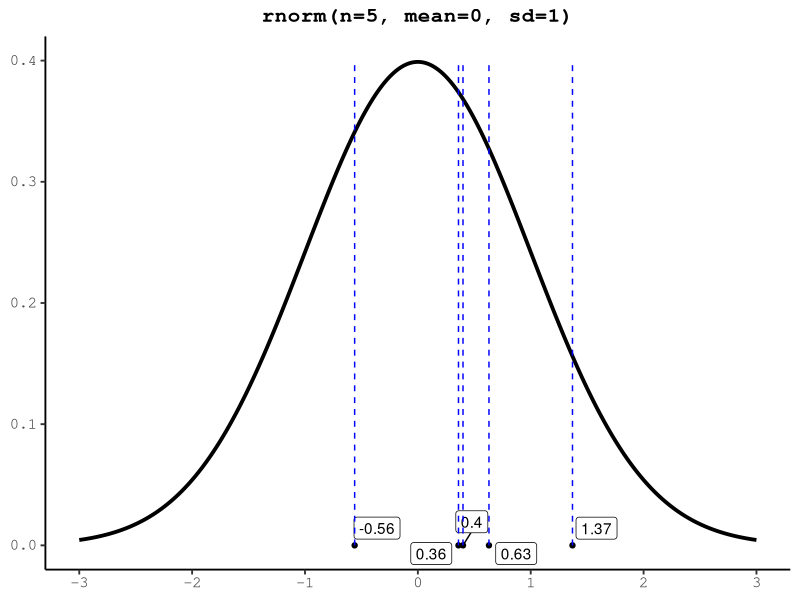
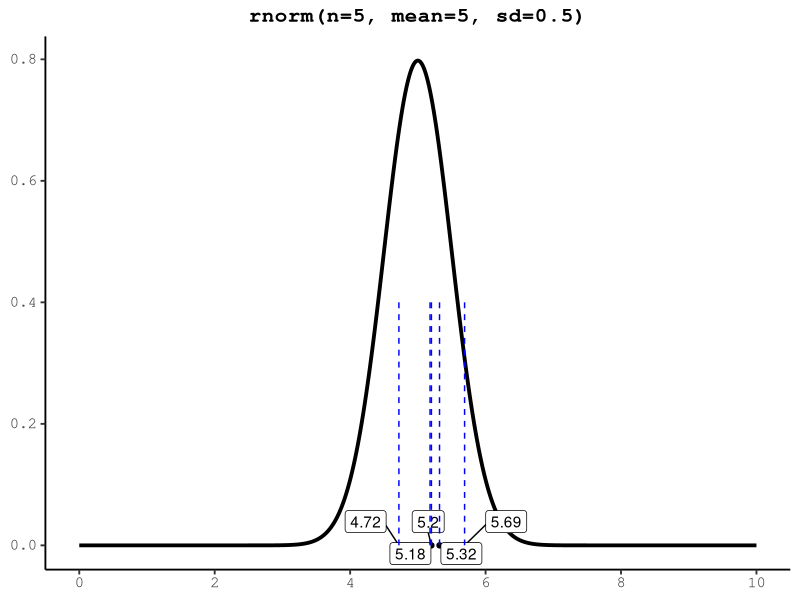
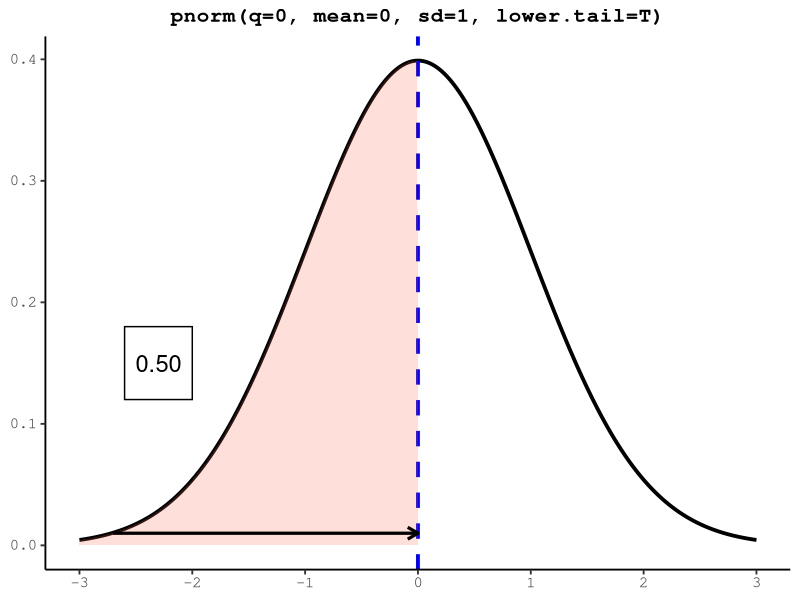
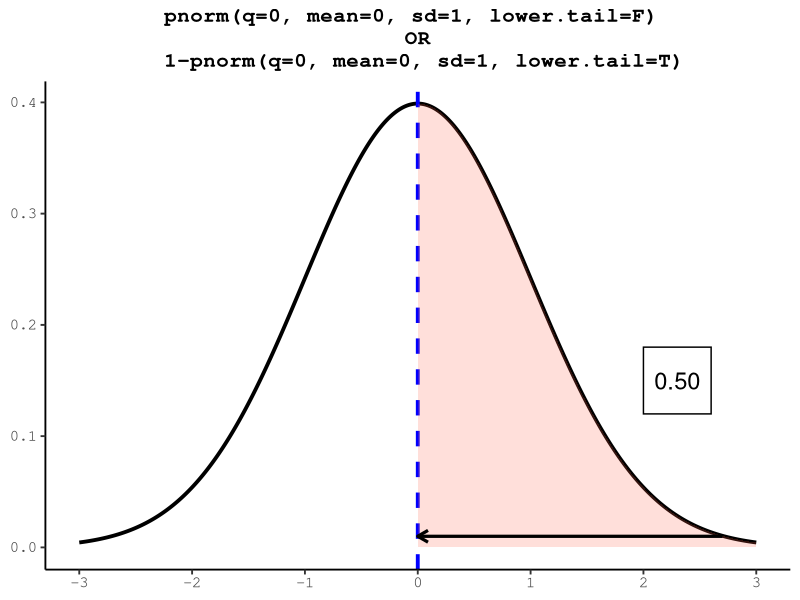
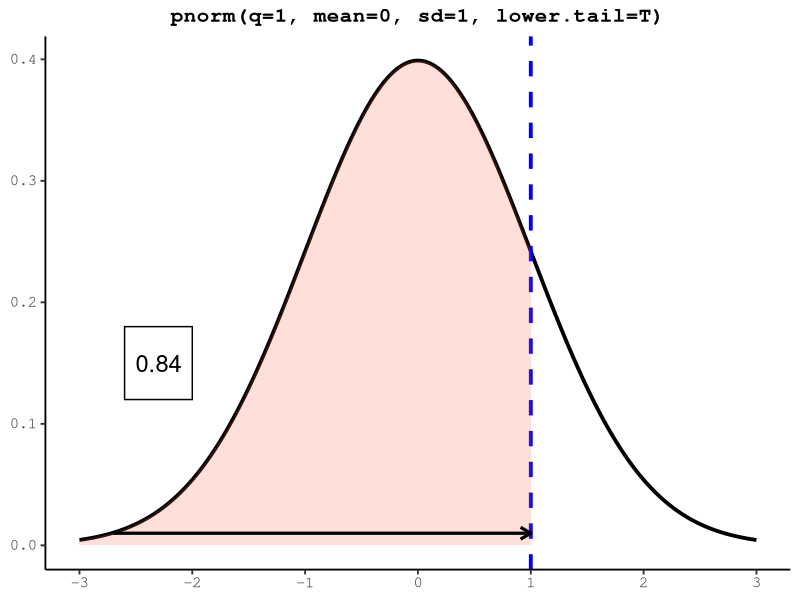
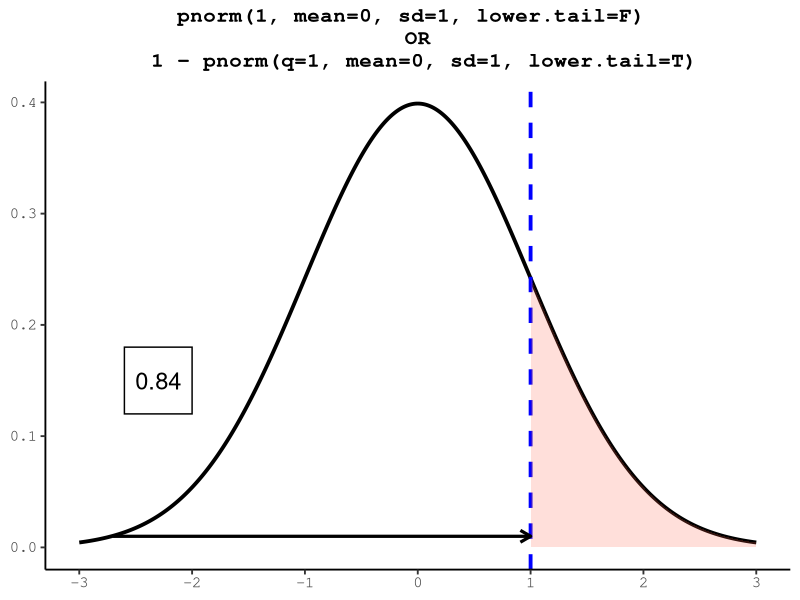
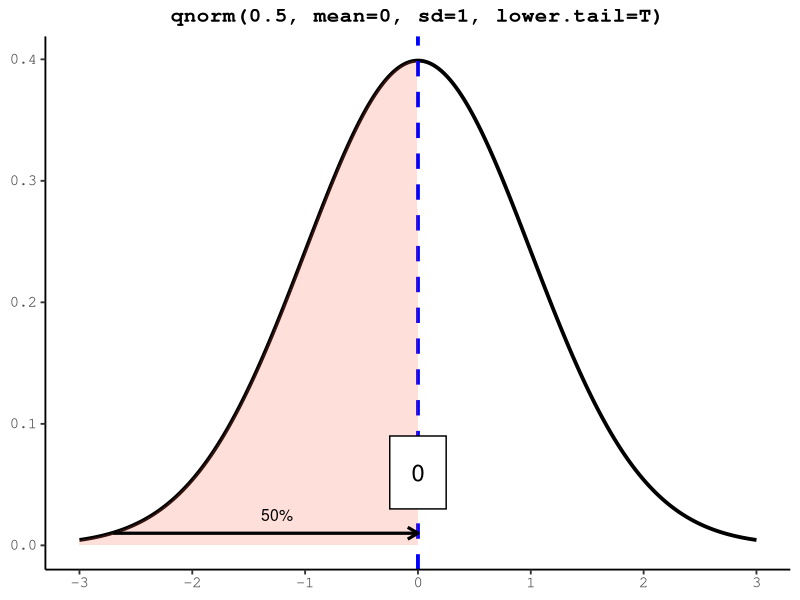
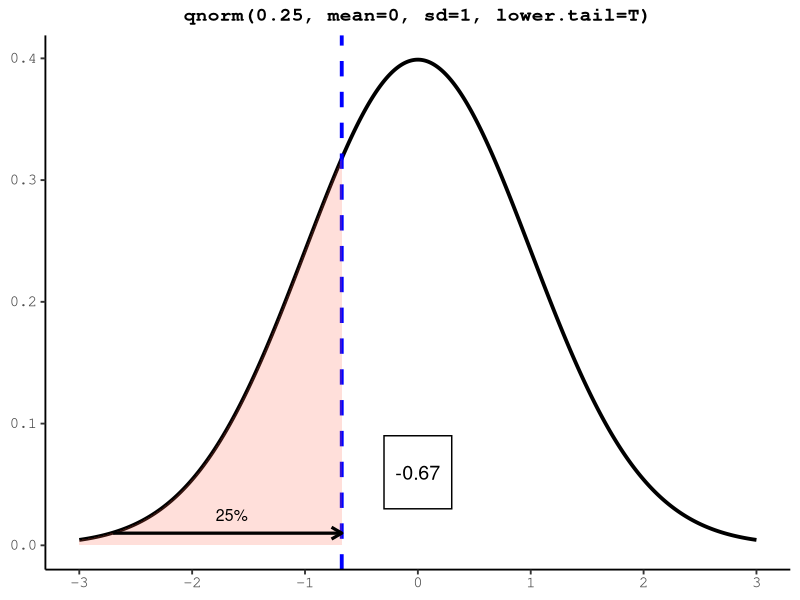

Source code (R) for these figures, in order:
## ---- chunk 1
knitr::opts_chunk$set(echo = TRUE)
library(ggplot2)
library(ggrepel)
library(ggfortify)
library(ggthemes)
library(gridExtra)
## ---- chunk 2
# Prep the distribution data
x <- seq(-3, 3, 0.005)
y <- dnorm(x)
normal <- as.data.frame(cbind(x,y))
## ---- chunk 3
set.seed(42) # ignore this command for now!

# below, the mean and sd values may not be specified since they are the default values
sample <- rnorm(n=5, mean=0, sd=1) 
sample <- round(sample, 2)
## ---- chunk 4
# rnorm plot
# rnorm(5)

r1 <- ggplot() +
     geom_line(mapping = aes(x, y), data = normal, size = 1.3) +
     geom_point(aes(x=sample, y=0))+ 
     geom_label_repel(aes(x=sample, y=0,label=sample))+
     scale_x_continuous(n.breaks = 7) +
     labs(title = "rnorm(n=5, mean=0, sd=1)", x = NULL, y = NULL) +
     annotate(geom = "segment", y = 0, yend = 0.4, x = sample[1], xend = sample[1],
              color = "blue", linetype = 2) +
     annotate(geom = "segment", y = 0, yend = 0.4, x = sample[2], xend = sample[2],
              color = "blue", linetype = 2) +
     annotate(geom = "segment", y = 0, yend = 0.4, x = sample[3], xend = sample[3],
              color = "blue", linetype = 2) +
     annotate(geom = "segment", y = 0, yend = 0.4, x = sample[4], xend = sample[4],
              color = "blue", linetype = 2) +
     annotate(geom = "segment", y = 0, yend = 0.4, x = sample[5], xend = sample[5],
              color = "blue", linetype = 2) +
     theme_classic(base_size = 14, base_family = "Courier") +
     theme(plot.title = element_text(size = 15, face = "bold", hjust = 0.5))
r1
## ---- chunk 5
set.seed(42)
sample2 <- rnorm(5, mean=5, sd=0.5)
sample2 <- round(sample2, 2)

## ---- chunk 6
# rnorm plot
# rnorm(5)
x.5 <- seq(0, 10, 0.005)
y.5 <- dnorm(x.5, mean=5, sd=0.5)
normal.5 <- as.data.frame(cbind(x.5, y.5))
  
r2 <- ggplot() +
     geom_line(mapping = aes(x.5, y.5), data = normal.5, size = 1.3) +
     geom_point(aes(x=sample2, y=0))+ 
     geom_label_repel(aes(x=sample2, y=0,label=sample2))+
     scale_x_continuous(n.breaks = 7) +
     labs(title = "rnorm(n=5, mean=5, sd=0.5)", x = NULL, y = NULL) +
     annotate(geom = "segment", y = 0, yend = 0.4, x = sample2[1], xend = sample2[1],
              color = "blue", linetype = 2) +
     annotate(geom = "segment", y = 0, yend = 0.4, x = sample2[2], xend = sample2[2],
              color = "blue", linetype = 2) +
     annotate(geom = "segment", y = 0, yend = 0.4, x = sample2[3], xend = sample2[3],
              color = "blue", linetype = 2) +
     annotate(geom = "segment", y = 0, yend = 0.4, x = sample2[4], xend = sample2[4],
              color = "blue", linetype = 2) +
     annotate(geom = "segment", y = 0, yend = 0.4, x = sample2[5], xend = sample2[5],
              color = "blue", linetype = 2) +
     theme_classic(base_size = 14, base_family = "Courier") +
     theme(plot.title = element_text(size = 15, face = "bold", hjust = 0.5))
r2
## ---- chunk 7
# below, the mean and sd numerical values, and the lower.tail logical value may not be specified since they are the default values
pnorm(q=0, mean=0, sd=1, lower.tail=T)
## ---- chunk 8
# pnorm plot 1
# pnorm(0)
x2 <- c(x[1:600], rep(0,601))
y2 <- c(y[1:600], rep(0,601))

p1 <- ggplot(mapping = aes(x, y), data = normal) +
     geom_line(size = 1.3) +
     geom_vline(xintercept = 0, color = "blue", size = 1.3, linetype = 2) +
     scale_x_continuous(n.breaks = 7) +
     labs(title = "pnorm(q=0, mean=0, sd=1, lower.tail=T)", x = NULL, y = NULL) +
     geom_area(inherit.aes = F, mapping = aes(x=x2, y=y2), fill = "tomato", 
               alpha = 0.2) +
     annotate(geom = "rect", xmin = -2.6, xmax = -2, ymin = 0.12, ymax = 0.18,
              alpha = 1, fill = "white", color = "black") +
     annotate(geom = "text", label = "0.50", x = -2.3, y = 0.15, size = 6) +
     annotate(geom = "segment", x = -2.7, xend = 0, y = 0.01, yend = 0.01, 
              size = 1.1, arrow = arrow(length = unit(3, "mm"))) +
     theme_classic(base_size = 14, base_family = "Courier") +
     theme(plot.title = element_text(size = 15, face = "bold", hjust = 0.5))
p1
## ---- chunk 9
# below, lower.tail=F will give you the area under the curve on the *left* side of the value of the argument q
pnorm(q=0, mean=0, sd=1, lower.tail=F) 

#alternatively, you can just use the formula 1-pnorm()
1-pnorm(q=0, mean=0, sd=1, lower.tail=T) 

## ---- chunk 10
# pnorm plot 1.2
# 1-pnorm(0)
x9 <- c(rep(0,600), x[601:1201])
y9 <- c(rep(0,600), y[601:1201])

p2 <- ggplot(mapping = aes(x, y), data = normal) +
     geom_line(size = 1.3) +
     geom_vline(xintercept = 0, color = "blue", size = 1.3, linetype = 2) +
     scale_x_continuous(n.breaks = 7) +
     labs(title = "pnorm(q=0, mean=0, sd=1, lower.tail=F) \nOR\n 1-pnorm(q=0, mean=0, sd=1, lower.tail=T)", x = NULL, y = NULL) +
     geom_area(inherit.aes = F, mapping = aes(x=x9, y=y9), fill = "tomato", 
               alpha = 0.2) +
     annotate(geom = "rect", xmin = 2.6, xmax = 2, ymin = 0.12, ymax = 0.18,
              alpha = 1, fill = "white", color = "black") +
     annotate(geom = "text", label = "0.50", x = 2.3, y = 0.15, size = 6) +
     annotate(geom = "segment", x = 2.7, xend = 0, y = 0.01, yend = 0.01, 
              size = 1.1, arrow = arrow(length = unit(3, "mm"))) +
     theme_classic(base_size = 14, base_family = "Courier") +
     theme(plot.title = element_text(size = 15, face = "bold", hjust = 0.5))
p2
## ---- chunk 11
pnorm(q=1, mean=0, sd=1, lower.tail=T)
## ---- chunk 12
# pnorm plot 2
# pnorm(1)
x3 <- c(x[1:801], rep(1,400))
y3 <- c(y[1:801], rep(0,400))

p3 <- ggplot(mapping = aes(x, y), data = normal) +
     geom_line(size = 1.3) +
     geom_vline(xintercept = 1, color = "blue", size = 1.3, linetype = 2) +
     scale_x_continuous(n.breaks = 7) +
     labs(title = "pnorm(q=1, mean=0, sd=1, lower.tail=T)", x = NULL, y = NULL) +
     geom_area(inherit.aes = F, mapping = aes(x=x3, y=y3), fill = "tomato", 
               alpha = 0.2) +
     annotate(geom = "rect", xmin = -2.6, xmax = -2, ymin = 0.12, ymax = 0.18,
              alpha = 1, fill = "white", color = "black") +
     annotate(geom = "text", label = "0.84", x = -2.3, y = 0.15, size = 6) +
     annotate(geom = "segment", x = -2.7, xend = 1, y = 0.01, yend = 0.01, 
              size = 1.1, arrow = arrow(length = unit(3, "mm"))) +
     theme_classic(base_size = 14, base_family = "Courier") +
     theme(plot.title = element_text(size = 15, face = "bold", hjust = 0.5))
p3
## ---- chunk 13
pnorm(q=1, mean=0, sd=1, lower.tail=F)

1 - pnorm(q=1, mean=0, sd=1, lower.tail=T)
## ---- chunk 14

x4 <- c(x[802:1602], rep(1,400))
y4 <- c(y[802:1602], rep(0,400))

p4 <- ggplot(mapping = aes(x, y), data = normal) +
     geom_line(size = 1.3) +
     geom_vline(xintercept = 1, color = "blue", size = 1.3, linetype = 2) +
     scale_x_continuous(n.breaks = 7) +
     labs(title = "pnorm(1, mean=0, sd=1, lower.tail=F) \nOR\n 1 - pnorm(q=1, mean=0, sd=1, lower.tail=T)", x = NULL, y = NULL) +
     geom_area(inherit.aes = F, mapping = aes(x=x4, y=y4), fill = "tomato", 
               alpha = 0.2) +
     annotate(geom = "rect", xmin = -2.6, xmax = -2, ymin = 0.12, ymax = 0.18,
              alpha = 1, fill = "white", color = "black") +
     annotate(geom = "text", label = "0.84", x = -2.3, y = 0.15, size = 6) +
     annotate(geom = "segment", x = -2.7, xend = 1, y = 0.01, yend = 0.01, 
              size = 1.1, arrow = arrow(length = unit(3, "mm"))) +
     theme_classic(base_size = 14, base_family = "Courier") +
     theme(plot.title = element_text(size = 15, face = "bold", hjust = 0.5))
p4
## ---- chunk 15
qnorm(p=0.5, mean=0, sd=1, lower.tail=T)
## ---- chunk 16
# qnorm plot 1
# qnorm(0.5)

q1 <- ggplot(mapping = aes(x, y), data = normal) +
     geom_line(size = 1.3) +
     geom_vline(xintercept = 0, color = "blue", size = 1.3, linetype = 2) +
     scale_x_continuous(n.breaks = 7) +
     labs(title = "qnorm(0.5, mean=0, sd=1, lower.tail=T)", x = NULL, y = NULL) +
     geom_area(inherit.aes = F, mapping = aes(x=x2, y=y2), fill = "tomato", 
               alpha = 0.2) +
     annotate(geom = "rect", xmin = -0.25, xmax = 0.25, ymin = 0.03, ymax = 0.09,
              alpha = 1, fill = "white", color = "black") +
     annotate(geom = "text", label = "0", x = 0, y = 0.06, size = 6) +
     annotate(geom = "segment", x = -2.7, xend = 0, y = 0.01, yend = 0.01, 
              size = 1.1, arrow = arrow(length = unit(3, "mm"))) +
     annotate(geom = "text", label = "50%", x = -1.25, y = 0.025, size = 4) +
     theme_classic(base_size = 14, base_family = "Courier") +
     theme(plot.title = element_text(size = 15, face = "bold", hjust = 0.5))
q1
## ---- chunk 17
# qnorm plot 2
# qnorm(0.25)
x5 <- c(x[1:466], rep(-0.6745,735))
y5 <- c(y[1:466], rep(0,735))

q2 <- ggplot(mapping = aes(x, y), data = normal) +
     geom_line(size = 1.3) +
     geom_vline(xintercept = -0.6745, color = "blue", size = 1.3, linetype = 2) +
     scale_x_continuous(n.breaks = 7) +
     labs(title = "qnorm(0.25, mean=0, sd=1, lower.tail=T)", x = NULL, y = NULL) +
     geom_area(inherit.aes = F, mapping = aes(x=x5, y=y5), fill = "tomato", 
               alpha = 0.2) +
     annotate(geom = "rect", xmin = -0.3, xmax = 0.3, ymin = 0.03, ymax = 0.09,
              alpha = 1, fill = "white", color = "black") +
     annotate(geom = "text", label = "-0.67", x = 0, y = 0.06, size = 5) +
     annotate(geom = "segment", x = -2.7, xend = -0.6745, y = 0.01, yend = 0.01, 
              size = 1.1, arrow = arrow(length = unit(3, "mm"))) +
     annotate(geom = "text", label = "25%", x = -1.65, y = 0.025, size = 4) +
     theme_classic(base_size = 14, base_family = "Courier") +
     theme(plot.title = element_text(size = 14, face = "bold", hjust = 0.5))
q2

x6 <- c(x[1:345], rep(-1.28,856))
y6 <- c(y[1:345], rep(0,856))

q3 <- ggplot(mapping = aes(x, y), data = normal) +
     geom_line(size = 1.3) +
     geom_vline(xintercept = -1.28, color = "blue", size = 1.3, linetype = 2) +
     scale_x_continuous(n.breaks = 7) +
     labs(title = "qnorm(0.1, mean=0, sd=1, lower.tail=T)", x = NULL, y = NULL) +
     geom_area(inherit.aes = F, mapping = aes(x=x6, y=y6), fill = "tomato", 
               alpha = 0.2) +
     annotate(geom = "rect", xmin = -0.3, xmax = 0.3, ymin = 0.03, ymax = 0.09,
              alpha = 1, fill = "white", color = "black") +
     annotate(geom = "text", label = "-1.28", x = 0, y = 0.06, size = 5) +
     annotate(geom = "segment", x = -2.7, xend = -1.28, y = 0.01, yend = 0.01, 
              size = 1.1, arrow = arrow(length = unit(3, "mm"))) +
     annotate(geom = "text", label = "10%", x = -1.85, y = 0.025, size = 4) +
     theme_classic(base_size = 14, base_family = "Courier") +
     theme(plot.title = element_text(size = 14, face = "bold", hjust = 0.5))
q3

x7 <- c(x[1:735], rep(0.6745,466))
y7 <- c(y[1:735], rep(0,466))

q4 <- ggplot(mapping = aes(x, y), data = normal) +
     geom_line(size = 1.3) +
     geom_vline(xintercept = 0.6745, color = "blue", size = 1.3, linetype = 2) +
     scale_x_continuous(n.breaks = 7) +
     labs(title = "qnorm(0.75, mean=0, sd=1, lower.tail=T)", x = NULL, y = NULL) +
     geom_area(inherit.aes = F, mapping = aes(x=x7, y=y7), fill = "tomato", 
               alpha = 0.2) +
     annotate(geom = "rect", xmin = -0.3, xmax = 0.3, ymin = 0.03, ymax = 0.09,
              alpha = 1, fill = "white", color = "black") +
     annotate(geom = "text", label = "0.67", x = 0, y = 0.06, size = 5) +
     annotate(geom = "segment", x = -2.7, xend = 0.6745, y = 0.01, yend = 0.01, 
              size = 1.1, arrow = arrow(length = unit(3, "mm"))) +
     annotate(geom = "text", label = "75%", x = -.95, y = 0.025, size = 4) +
     theme_classic(base_size = 14, base_family = "Courier") +
     theme(plot.title = element_text(size = 14, face = "bold", hjust = 0.5))
q4

x8 <- c(x[1:856], rep(1.28,345))
y8 <- c(y[1:856], rep(0,345))

q5 <- ggplot(mapping = aes(x, y), data = normal) +
     geom_line(size = 1.3) +
     geom_vline(xintercept = 1.28, color = "blue", size = 1.3, linetype = 2) +
     scale_x_continuous(n.breaks = 7) +
     labs(title = "qnorm(0.9, mean=0, sd=1, lower.tail=T)", x = NULL, y = NULL) +
     geom_area(inherit.aes = F, mapping = aes(x=x8, y=y8), fill = "tomato", 
               alpha = 0.2) +
     annotate(geom = "rect", xmin = -0.3, xmax = 0.3, ymin = 0.03, ymax = 0.09,
              alpha = 1, fill = "white", color = "black") +
     annotate(geom = "text", label = "1.28", x = 0, y = 0.06, size = 5) +
     annotate(geom = "segment", x = -2.7, xend = 1.28, y = 0.01, yend = 0.01, 
              size = 1.1, arrow = arrow(length = unit(3, "mm"))) +
     annotate(geom = "text", label = "90%", x = 0.8, y = 0.025, 
              size = 4) +
     theme_classic(base_size = 14, base_family = "Courier") +
     theme(plot.title = element_text(size = 14, face = "bold", hjust = 0.5))
q5
